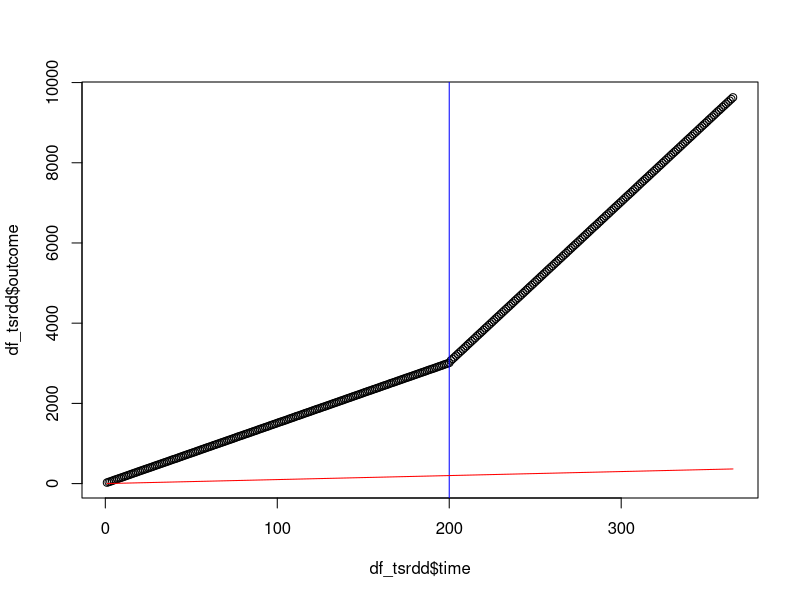

R code for this plot:
# number of days
n = 365


# intervention at day
interven = 200

# time index from 1 to 365
time = c(1:n)

# treatment variable: before internvation = day 1 to 200, 
# after intervention = day 201 to 365
treatment = c(rep(0, interven), rep(1, n - interven))

# time since treatment
timesincetreat = c(rep(0, interven), c(1:(n - interven)))

# outcome
outcome = 10 + 15 * time + 20 * treatment + 
  25 * timesincetreat + rnorm(n, mean = 0, sd = 1)

df_tsrdd = data.frame(outcome, time, treatment, timesincetreat)

head(df_tsrdd, 10)
#>      outcome time treatment timesincetreat
#> 1   25.27547    1         0              0
#> 2   38.20899    2         0              0
#> 3   54.99056    3         0              0
#> 4   70.24955    4         0              0
#> 5   85.03771    5         0              0
#> 6   99.96599    6         0              0
#> 7  114.12969    7         0              0
#> 8  130.88334    8         0              0
#> 9  145.49623    9         0              0
#> 10 160.08668   10         0              0


plot(df_tsrdd$time, df_tsrdd$outcome)

# intervention date
abline(v = interven, col = "blue")

# regression line
ts <- lm(outcome ~ time + treatment + timesincetreat, data = df_tsrdd)
lines(df_tsrdd$time, df_tsrdd$fitted.values, col = "red")

summary(ts)
